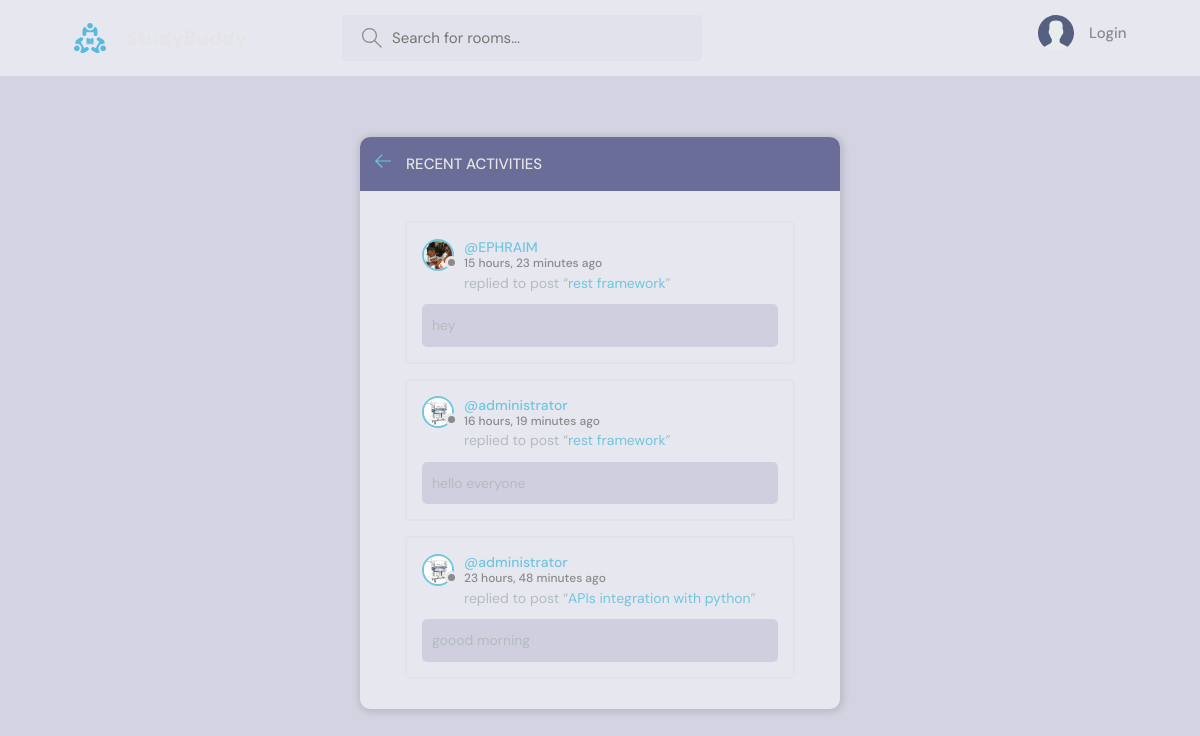
The page /activity/ on the database its author committed.
### base/models.py (models this page shows, shortened)
class Message(models.Model):
    user = models.ForeignKey(User,on_delete=models.CASCADE)
    room = models.ForeignKey(Room,on_delete=models.CASCADE)
    body = models.TextField()
    updated = models.DateTimeField(auto_now=True)
    created = models.DateTimeField(auto_now_add=True)
    class Meta:
        ordering = ['-updated','-created']

class User(AbstractUser):
    name = models.CharField(max_length=200,null=True)
    email = models.EmailField(unique=True,null=True)
    bio = models.TextField(null=True)
    avatar =  models.ImageField(null=True,default="avatar.svg")
    REQUIRED_FIELDS = []

class Room(models.Model):
    host = models.ForeignKey(User,on_delete=models.SET_NULL,null=True)
    topic = models.ForeignKey(Topic,on_delete=models.SET_NULL,null=True)
    name = models.CharField(max_length=200)
    description = models.TextField(null=True,blank=True)
    participants = models.ManyToManyField(User,related_name='participants',blank=True)
    updated = models.DateTimeField(auto_now=True)
    created = models.DateTimeField(auto_now_add=True)
    class Meta:
        ordering = ['-updated','-created']
    def __str__(self):
        return self.name

### base/views.py (the view)
# urls.py: path('activity/',activityPage,name='activity'),
def activityPage(request):
    room_messages = Message.objects.all()[0:3]
    return render(request,'base/activity.html',{"room_messages":room_messages})

### base/templates/base/activity.html (shortened to what this page needs)
{% extends 'main.html' %}
{% block content %}
    <main class="layout">
      <div class="container">
        <div class="layout__box">
          <div class="layout__boxHeader">
            <div class="layout__boxTitle">
              <a href="{% url 'home' %}">
                <svg version="1.1" xmlns="http://www.w3.org/2000/svg" width="32" height="32" viewBox="0 0 32 32">
                  <title>arrow-left</title>
                  <path
                    d="M13.723 2.286l-13.723 13.714 13.719 13.714 1.616-1.611-10.96-10.96h27.625v-2.286h-27.625l10.965-10.965-1.616-1.607z"
                  ></path>
                </svg>
              </a>
              <h3>Recent Activities</h3>
            </div>
          </div>
          <div class="activities-page layout__body">
            {% for message in room_messages %}
    <div class="activities__box">
      <div class="activities__boxHeader roomListRoom__header">
        <a href="{% url 'user-profile' message.user.id %}" class="roomListRoom__author">
          <div class="avatar avatar--small">
            <img src="{{message.user.avatar.url}}" />
          </div>
          <p>
            @{{message.user}}
            <span>{{message.created|timesince}} ago</span>
          </p>
        </a>
      </div>
      <div class="activities__boxContent">
        <p>replied to post “<a href="{% url 'room' message.room.id %}">{{message.room}}</a>”</p>
        <div class="activities__boxRoomContent">
            {{message.body}}
        </div>
      </div>
    </div>
    {% endfor %}
          </div>
        </div>
      </div>
    </main>
    {% endblock content %}

### static/styles/style.css (style rules this page uses)
:root { --color-main: #71c6dd; --color-main-light: #e1f6fb; --color-dark: #e7e7f0; --color-dark-medium: #e1e2ec; --color-dark-light: #696d97; --color-light: #e5e5e5; --color-gray: #8b8b8b; --color-light-gray: #b2bdbd; --color-bg: #cbcbddd5; --color-success: #5dd693; --color-error: #fc4b0b; }
* { font-family: "DM Sans", -apple-system, BlinkMacSystemFont, "Segoe UI", Roboto, Oxygen, Ubuntu, Cantarell, "Open Sans", "Helvetica Neue", sans-serif; margin: 0; padding: 0; box-sizing: border-box; text-rendering: optimizeLegibility; font-size: inherit; }
html { font-size: 56.25%; }
@media only screen and (min-width: 1200px) { html { font-size: 62.5%; } }
body { line-height: 1.6; font-weight: 400; font-size: 1.5rem; color: var(--color-light-gray); background-color: var(--color-bg); min-height: 100vh; }
img { width: 100%; }
a { display: inline-block; color: var(--color-main); text-decoration: none; }
.container { max-width: 120rem; width: 90%; margin: auto; }
.avatar { position: relative; display: inline-block; border-radius: 50%; border: 2px solid var(--color-main); }
.avatar img { display: block; border-radius: 50%; object-fit: cover; object-position: center; }
.avatar::after { content: ""; display: block; position: absolute; background-color: var(--color-gray); z-index: 111; border-radius: 50%; border: 0.3rem solid var(--color-dark); }
.avatar.avatar--small img { width: 2.8rem; height: 2.8rem; }
.avatar.avatar--small:after { width: 0.7rem; height: 0.7rem; bottom: 0px; right: -6px; }
.layout { margin-top: 2.4rem; }
.layout > .container { display: flex; justify-content: space-between; align-items: flex-start; }
.layout__box { width: 90%; max-width: 48rem; min-height: 40rem; position: absolute; top: 50%; left: 50%; transform: translate(-50%, -46%); background-color: var(--color-dark); border-radius: 1rem; box-shadow: 1px 1px 6px 3px rgba(0, 0, 0, 0.1); overflow: hidden; }
.layout__boxHeader { display: flex; padding: 1.5rem; background-color: var(--color-dark-light); }
.layout__boxTitle { display: flex; gap: 1.5rem; align-items: center; }
.layout__boxTitle h3 { text-transform: uppercase; font-weight: 500; color: var(--color-light); }
.layout__boxTitle svg { width: 1.6rem; height: 1.6rem; fill: var(--color-main); }
.layout__body { margin: 3rem; }
.roomListRoom__header { display: flex; justify-content: space-between; align-items: center; }
.roomListRoom__author { font-weight: 500; display: flex; align-items: center; gap: 1rem; }
.activities__box { margin: 1.5rem; padding: 1.5rem; border: 2px solid var(--color-dark-medium); border-radius: 5px; }
.activities__boxHeader p { font-size: 1.4rem; line-height: 1.3; }
.activities__boxHeader p span { color: var(--color-gray); font-size: 1.2rem; display: block; }
.activities__boxContent { margin-left: 4.2rem; }
.activities__boxContent { font-size: 1.4rem; }
.activities__boxRoomContent { background: var(--color-bg); padding: 1rem; border-radius: 5px; margin-top: 1rem; margin-left: -4.2rem; }

### rows shown on the page
Message: user.avatar (picture), user "EPHRAIM", created "15 hours, 23 minutes", room "rest framework", body "hey"
Message: user.avatar (picture), user "administrator", created "16 hours, 19 minutes", room "rest framework", body "hello everyone"
Message: user.avatar (picture), user "administrator", created "23 hours, 48 minutes", room "APIs integration with python", body "goood morning"
